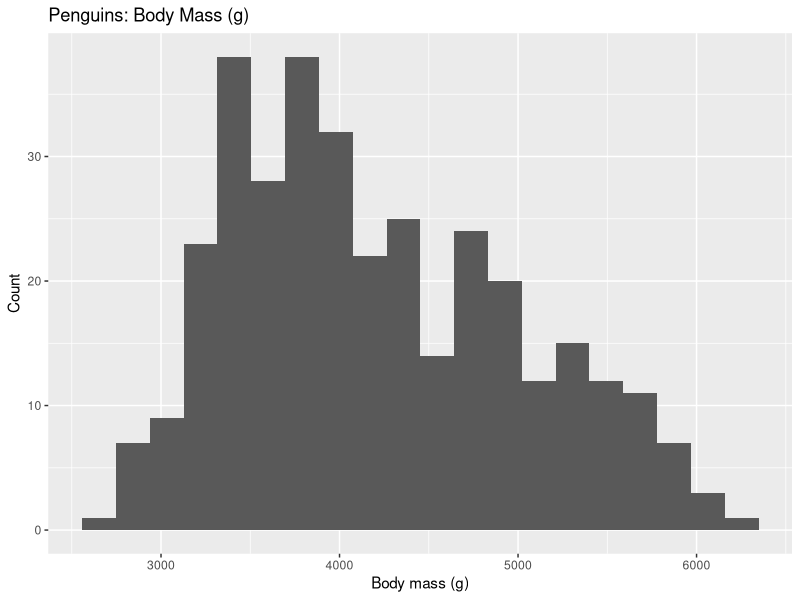
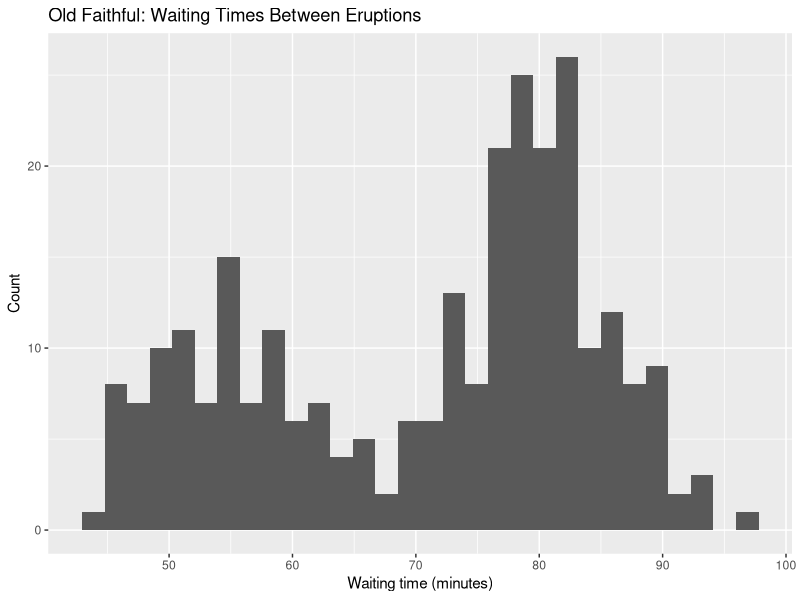
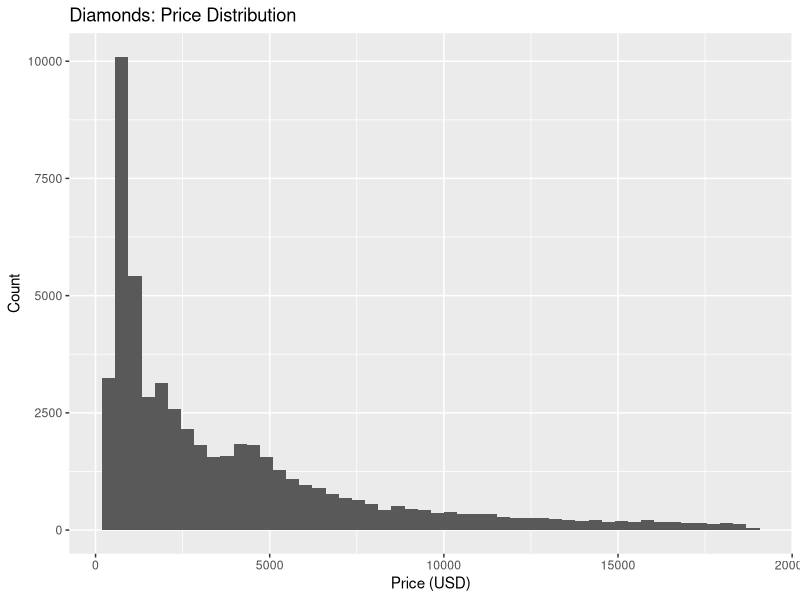
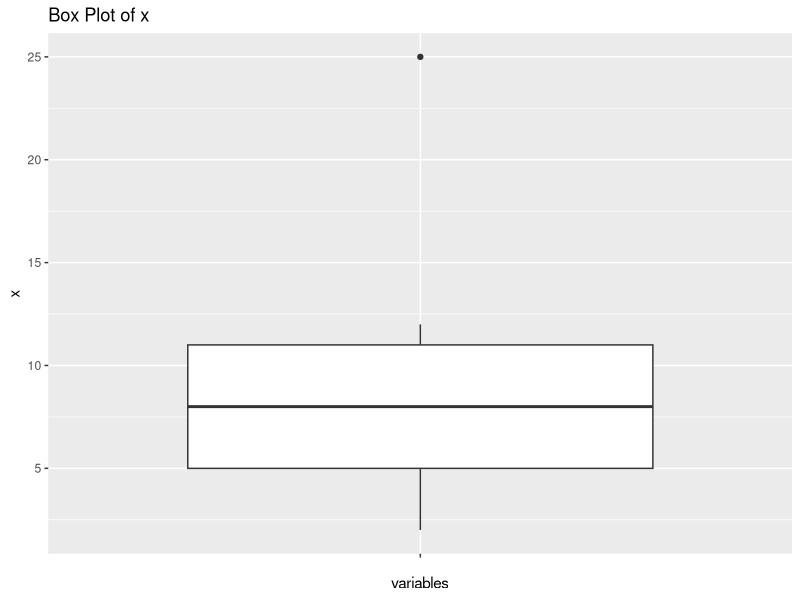

Here is the R script that generated these plots, in order:
## Lab4.R
## DATS1001 - Data Science for All
## STUDENT NAME: 
## DUE: Thursday, March 19th at 11:59 PM
library(palmerpenguins)
library(tidyverse)
library(ggplot2)

## Problem 1 (30 points) Describing Distributions
## First, let's start by plotting different distributions of data, then describe 
## the shape of the data that you see. What do you think is causing the shape?
## Be sure to answer in a comment.

## Part A (10 points) - Penguins and body mass
## Plot a histogram of the variable body_mass_g from the penguins data set. Set 
## bins = 20. Be sure to include graph labels. Describe the shape you see. What 
## do you think is causing the shape?
penguins |> 
  drop_na(body_mass_g) |> 
  ggplot(aes(x = body_mass_g)) +
  geom_histogram(bins = 20) +
  labs(
    title = "Penguins: Body Mass (g)",
    x = "Body mass (g)",
    y = "Count"
  )
## The shape has multiple peaks
## Because this histogram includes multiple species with different 
## typical body masses

## Part B (10 points) - Old Faithful Waiting Times
## Plot a histogram of the variable waiting from the faithful data set. Set 
## bins = 30. Be sure to include graph labels. Describe the shape you see. What 
## do you think is causing the shape?
faithful |>
  ggplot(aes(x = waiting)) +
  geom_histogram(bins = 30) +
  labs(
    title = "Old Faithful: Waiting Times Between Eruptions",
    x = "Waiting time (minutes)",
    y = "Count"
  )
## The shape is bimodal.
## Because it has two behaviors: short waits and long waits.


## Part C (10 points) - Diamond Prices
## Plot a histogram of the variable price from the diamonds data set. Set
## bins = 50. Be sure to include graph labels. Describe the shape you see. What  
## do you think is causing the shape?
diamonds |>
  ggplot(aes(x = price)) +
  geom_histogram(bins = 50) +
  labs(
    title = "Diamonds: Price Distribution",
    x = "Price (USD)",
    y = "Count"
  )

## The shape is right-skewed and has a long tail to the right
## Because most diamonds in this set have lower prices, 
## only some diamonds are expensive


## Problem 2 (30 points) Measuring Distributions
## Below are two variables, x is a vector of integers, where data is a 
## tibble containing one column (our values in x). Some of the summary stat 
## functions in R will expect either a vector or a data frame/tibble.

x <- c(10, 2, 25, 8, 6, 12, 4) 
data <- tibble(x)

## Part A (8 points) - Summary Stats
## Calculate the following summary statistics:
## 1) median
## 2) Q1 and Q3
## 3) IQR
## 4) Lower and upper fences

## 1) median
med <- median(x)
med
## the medium is 8

## 2) Q1 and Q3
q1 <- quantile(x, 0.25, names = FALSE)
q3 <- quantile(x, 0.75, names = FALSE)
q1
q3
## Q1 is 5, Q3 is 11

## 3) IQR
iqr_val <- IQR(x)
iqr_val
## IQR is 6

## 4) Lower and upper fences
lower_fence <- q1 - 1.5 * iqr_val
upper_fence <- q3 + 1.5 * iqr_val
lower_fence
upper_fence
## lower fence is -4, upper fence is 20


## Part B (4 points) - Outlier Identification
## According to the statistics you calculated in part A, does this data set have 
## any potential outliers? If so, which data points? You may answer in a comment.

## Using the fences (-4, 20), any value > 20 or < -4 is a potential outlier.
x[x > upper_fence | x < lower_fence]
## 25 is a potential outlier.


## Part C (8 points) - Box Plot
## Create a box plot of the given data, using geom_boxplot(). Be sure to include
## appropriate figure labels. Does the box plot you created match the summary 
## statistics you calculated in part A? Be sure to answer in a comment.
data |>
  ggplot(aes(x = "", y = x)) +
  geom_boxplot() +
  labs(
    title = "Box Plot of x",
    x = "variables",
    y = "x"
  )
## Yes, it matches the summary statistics from Part A.
## The median line appears at ~8, the box spans from Q1 (~5) to Q3 (~11),
## and the point at 25 is shown as an outlier beyond the upper fence.



## Part D (5 points) - Standard Deviation
## Calculate the standard deviation of this data set. In plain English, what 
## does value this tell you about the data set at hand? You may answer in a 
## comment.
sd_val <- sd(x)
sd_val
## The standard deviation of this data set is 7.612646 which means that on 
## average, each data is about 7.61 units away from the mean.
## This indicates the data is fairly spread out.

## Part E (5 points) - Z-Scores
## Calculate the z-scores for each observation in the data set. According to 
## your z-scores, are any of these observations outliers? Is this different
## from what you observed in part B and C? Be sure to answer in a comment.
mean_val <- mean(x)
z_scores <- (x - mean_val) / sd_val
z_scores

## The z-score for 25 is approximately 2.03, 
##which exceeds the threshold of |z| > 2,
## so it is flagged as a potential outlier.
## This is consistent with Part B and C because both the fence method
##and the box plot identified 25 as the only potential outlier.
